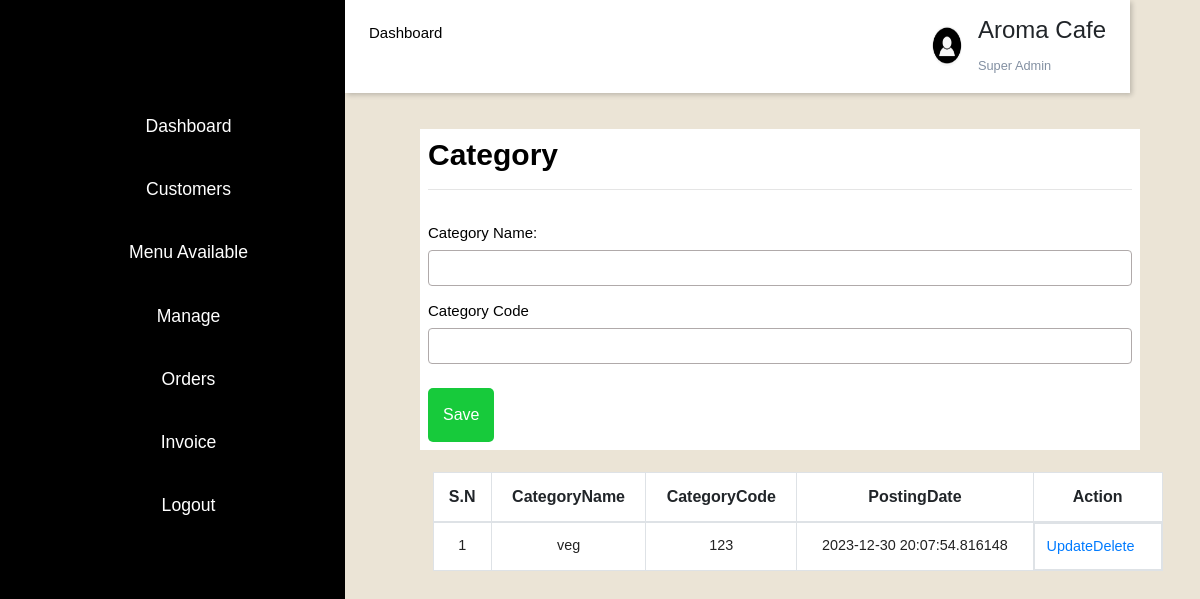
Screenshot of /admin/category.php with the database file from the repository.
### tables this page shows
CREATE TABLE `category` (
  `id` int(10) NOT NULL,
  `CategoryName` varchar(50) NOT NULL,
  `CategoryCode` varchar(50) NOT NULL,
  `PostingDate` timestamp(6) NOT NULL DEFAULT current_timestamp(6) ON UPDATE current_timestamp(6)
);

### admin/category1.php (called while the page is built, shortened)
<?php
include('conn.php');
$db = $connection;
$tableName = "category";
$columns = ['id', 'CategoryName', 'CategoryCode', 'PostingDate'];
$fetchData = fetch_data($db, $tableName, $columns);
function fetch_data($db, $tableName, $columns)
{
    if (empty($db)) {
        return "Database connection error";
    } elseif (empty($columns) || !is_array($columns)) {
        return "Columns Name must be defined in an indexed array";
    } elseif (empty($tableName)) {
        return "Table Name is empty";
    } else {
        $columnName = implode(", ", $columns);
        $query = "SELECT " . $columnName . " FROM $tableName ORDER BY id DESC";
        $result = $db->query($query);
        if ($result !== false) {
            if ($result->num_rows > 0) {
                $row = $result->fetch_all(MYSQLI_ASSOC);
                return $row;
            } else {
                return "No Data Found";
            }
        } else {
            return "Query Error: " . $db->error;
        }
    }
}
?>

### admin/category.php (the view, shortened to what this page needs)
<?php
include("category1.php");
include("sidebar.php");
?>
<!DOCTYPE html>
<html lang="en">
<head>
    <link rel="stylesheet" href="https://maxcdn.bootstrapcdn.com/bootstrap/4.5.2/css/bootstrap.min.css">
</head>
<body>
    <form action="category1.php" method="post">
        <b>
                <h1><b>Category</b></h1>
        <h2>
        <hr>
        <br>
            <label for="CategoryName">Category Name:</label>
            <input type="text" id="CategoryName" name="CategoryName"  required>
            <label for="CategoryCode">Category Code</label>
            <input type="text" id="CategoryCode" name="CategoryCode"  required>
        </h2>
        <button type="submit">Save</button>
        </b>
    </form>
 <div class="container">
 <div class="row">
   <div class="col-sm-8">
    <div>
      <table class="table table-bordered">
       <thead><tr><th>S.N</th>
         <th>CategoryName</th>
         <th>CategoryCode</th>
         <th>PostingDate</th>
         <th>Action</th>
    </thead>
    <tbody>
  <?php
      if(is_array($fetchData)){
      $sn=1;
      foreach($fetchData as $data){
    ?>
      <tr>
      <td><?php echo $sn; ?></td>
      <td><?php echo $data['CategoryName']??''; ?></td>
     <td><?php echo $data['CategoryCode']??''; ?></td>
      <td><?php echo $data['PostingDate']??''; ?></td>
      <td><a href="update.php?id=<?php echo $data["id"]; ?>">Update </a>
      <a href="delete.php?id=<?php echo $data["id"]; ?>"> Delete </a>
      </td>
       <?php
      $sn++;}}?>
    </tbody>
     </table>
   </div>
</div>
</div>
</div>
</body>
</html>

### admin/sidebar.php (style rules this page uses)
:root { --main-color:black; --color-dark: #1D2231; --text-grey: #8390A2; }
* { padding: 0; margin: 0; box-sizing: border-box; list-style-type: none; text-decoration: none; font-family: 'Poppins', sans-serif; }
table { border-collapse: collapse; }
thead tr { border-top: 1px solid #f0f0f0; border-bottom: 1px solid #f0f0f0; }
td { padding: .5rem 1remn; font-size: .9rem; color: #222; }
tr td:last-child { display: flex; align-items: center; }

### admin/category.php (style rules this page uses)
body { font-family: Arial, sans-serif; background-color: rgb(235, 228, 214); margin: 0; padding: 0; justify-content: center; align-items: center; height: 100vh; }
form { padding: 8px; background: #fff; width:60%; margin-left: 35%; margin-top: 3%; margin-right:20% position:fixed; }
h1 { font-size: 30px; color: black; font-weight: bold; }
h2 { font-size: 15px; color: black; }
label { display: block; margin-bottom: 8px; }
input { width: 100%; padding: 8px; margin-bottom: 16px; box-sizing: border-box; border: 1px solid rgb(176, 170, 170); border-radius: 4px; }
button { background-color: rgb(23, 202, 59); color: #fff; padding: 15px; border: none; border-radius: 5px; cursor: pointer; }
.row { display: flex; }
table { width: 71%; border-collapse: collapse; margin: 20px; margin-left: 25%; margin-top: 3%; background-color: #fff; }
th,td { border: 1px solid rgb(176, 170, 170); padding: 8px; text-align: center; }
.col-sm-8 { align-items:center; margin-left:18%; margin-right:20%; position:relative; }

### rows the page displays
category: CategoryName "veg", CategoryCode "123", PostingDate "2023-12-30 20:07:54.816148"
